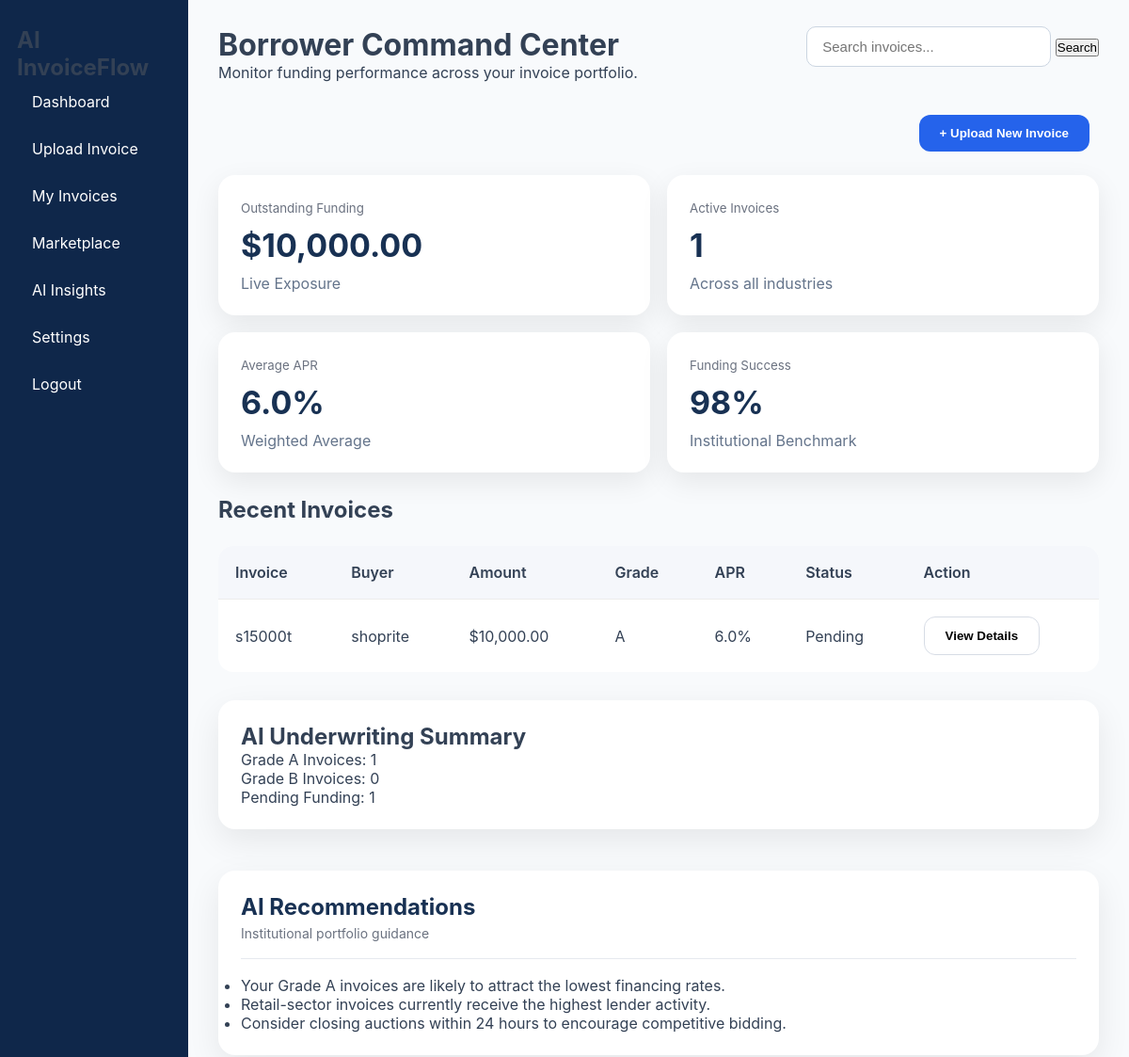
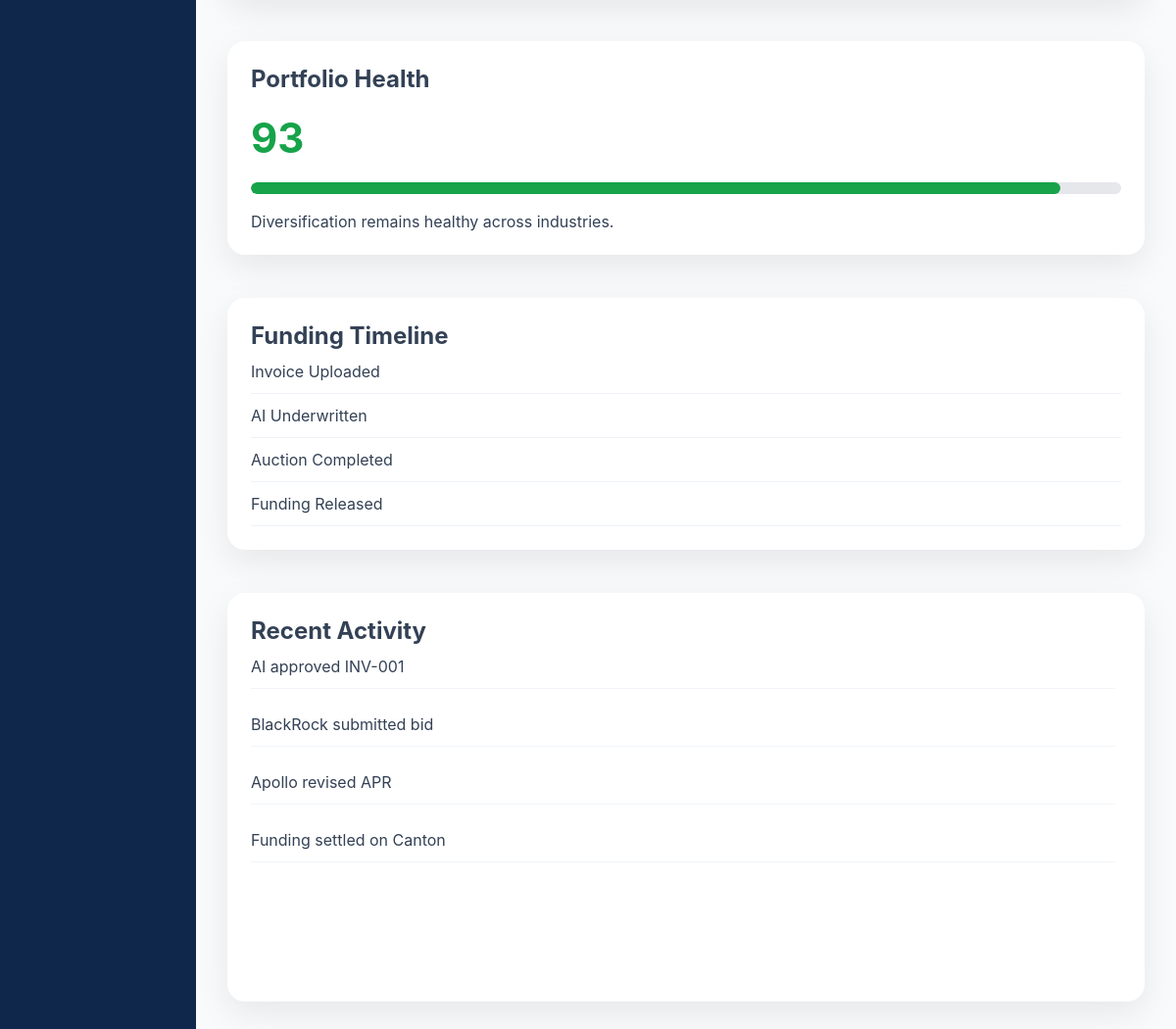
The page /borrower_dashboard (signed in) on the database its author committed (2 pictures, top to bottom).
### database/models.py (models this page shows)
class Invoice(db.Model):
    id = db.Column(db.Integer, primary_key=True)
    user_id = db.Column(
        db.Integer,
        db.ForeignKey("user.id")
    )
    amount = db.Column(db.Float)
    buyer = db.Column(db.String(200))
    due_date = db.Column(db.Date)
    risk_score = db.Column(db.Integer)
    status = db.Column(db.String(50))
    auction_end = db.Column(db.DateTime)
    created_at = db.Column(
        db.DateTime,
        default=datetime.utcnow
    )
    invoice_number = db.Column(db.String(100))
    industry = db.Column(db.String(100))
    ai_summary = db.Column(db.Text)
    invoice_number = db.Column(db.String(100))
    industry = db.Column(db.String(100))
    file_path = db.Column(db.String(255))
    grade = db.Column(db.String(5))
    apr = db.Column(db.Float)
    fraud_probability = db.Column(db.Float)
    funding_progress = db.Column(db.Float)
    auction_status = db.Column(
        db.String(20),
        default="Open"
    )
    private_ledger_id = db.Column(
        db.String(100),
        unique=True
    )
    auction_id = db.Column(
        db.String(100)
    )
    privacy_status = db.Column(
        db.String(30),
        default="Protected"
    )
    visibility = db.Column(
        db.String(30),
        default="Authorized Only"
    )
    auction_end = datetime.utcnow() + timedelta(hours=24)

### app.py (the view)
@app.route("/borrower_dashboard")
@login_required
def borrower_dashboard():
    invoices = Invoice.query.filter_by(
        user_id=current_user.id
    ).all()
    outstanding_amount = sum(
        invoice.amount
        for invoice in invoices
        if invoice.status != "Funded"
    )
    active_invoices = len(invoices)
    if invoices:
        average_apr = round(
            sum(invoice.apr for invoice in invoices) / len(invoices),
            1
        )
    else:
        average_apr = 0
    return render_template("borrower_dashboard.html",
        invoices=invoices,
        outstanding_amount=outstanding_amount,
        active_invoices=active_invoices,
        average_apr=average_apr)

### app.py (called while the page is built)
@login_manager.user_loader
def load_user(user_id):
    return db.session.get(
        User,
        int(user_id)
    )

### templates/borrower_dashboard.html (shortened to what this page needs)
<!DOCTYPE html>
<html>
<head>
    <link rel="stylesheet"
          href="{{ url_for('static', filename='dashboard.css') }}">
</head>
<body>
<div class="container">
    <div class="sidebar">
        <h2>AI InvoiceFlow</h2>
        <a href="/borrower_dashboard">Dashboard</a>
        <a href="/upload_invoice">Upload Invoice</a>
        <a href="/borrower_dashboard">My Invoices</a>
        <a href="/marketplace">Marketplace</a>
        <a href="#">AI Insights</a>
        <a href="#">Settings</a>
        <a href="/logout">Logout</a>
    </div>
    <div class="main">
        <div class="page-header">
            <div>
                <h1>
                    Borrower Command Center
                </h1>
                <p>
                    Monitor funding performance across your invoice portfolio.
                </p>
            </div>
            <div class="header-actions">
                <input
                        type="text"
                        placeholder="Search invoices..."
                        class="search-box">
                <button class="search-btn">
                    Search
                </button>
            </div>
        </div>
        <div class="page-upload">
            <a href="/upload_invoice">
                <button class="btn btn-primary">
                    + Upload New Invoice
                </button>
            </a>
        </div>
        <div class="stats-grid">
            <div class="kpi-card">
                <small>
                    Outstanding Funding
                </small>
                <h2>
                    ${{ "{:,.2f}".format(outstanding_amount) }}
                </h2>
                <span>
Live Exposure
</span>
            </div>
            <div class="kpi-card">
                <small>
                    Active Invoices
                </small>
                <h2>
                    {{ active_invoices }}
                </h2>
                <span>
Across all industries
</span>
            </div>
            <div class="kpi-card">
                <small>
                    Average APR
                </small>
                <h2>
                    {{ average_apr }}%
                </h2>
                <span>
Weighted Average
</span>
            </div>
            <div class="kpi-card">
                <small>
                    Funding Success
                </small>
                <h2>
                    98%
                </h2>
                <span>
Institutional Benchmark
</span>
            </div>
        </div>
        <div class="dashboard-body">
            <div class="dashboard-left">
                <h2>Recent Invoices</h2>
                <table class="institution-table">
                    <tr>
                        <th>Invoice</th>
                        <th>Buyer</th>
                        <th>Amount</th>
                        <th>Grade</th>
                        <th>APR</th>
                        <th>Status</th>
                        <th>Action</th>
                    </tr>
                    {% for invoice in invoices %}
                    <tr>
                        <td>{{ invoice.invoice_number }}</td>
                        <td>{{ invoice.buyer }}</td>
                        <td>${{ "{:,.2f}".format(invoice.amount) }}</td>
                        <td>{{ invoice.grade }}</td>
                        <td>{{ invoice.apr }}%</td>
                        <td>
                        <span class="status-{{ invoice.status|lower }}">
                        {{ invoice.status }}
                        </span>
                        </td>
                        <td>
                            <a href="{{ url_for('invoice_details',
                    invoice_id=invoice.id) }}">
                                <button class="btn btn-outline">
                                    View Details
                                </button>
                            </a>
                        </td>
                    </tr>
                    {% endfor %}
                </table>
            </div>
            <div class="dashboard-right">
                <div class="dashboard-card">
                    <h2>AI Underwriting Summary</h2>
                    <p>
                        Grade A Invoices:
                        {{ invoices | selectattr("grade","equalto","A") | list | length }}
                    </p>
                    <p>
                        Grade B Invoices:
                        {{ invoices | selectattr("grade","equalto","B") | list | length }}
                    </p>
                    <p>
                        Pending Funding:
                        {{ invoices | selectattr("status","equalto","Pending") | list | length }}
                    </p>
                </div>
                <div class="dashboard-card">
                    <div class="card-header">
                        <div>
                            <h2>
                                AI Recommendations
                            </h2>
                            <p>
                                Institutional portfolio guidance
                            </p>
                        </div>
                    </div>
                    <div class="card-divider"></div>
                    <ul>
                        <li>
                            Your Grade A invoices are likely to attract the lowest financing rates.
                        </li>
                        <li>
                            Retail-sector invoices currently receive the highest lender activity.
                        </li>
                        <li>
                            Consider closing auctions within 24 hours to encourage competitive bidding.
                        </li>
                    </ul>
                </div>
                <div class="dashboard-card">
                    <h2>
                        Portfolio Health
                    </h2>
                    <div class="portfolio-score">
                        93
                    </div>
                    <div class="health-progress">
                        <div
                                class="health-fill"
                                style="width:93%">
                        </div>
                    </div>
                    <p>
                        Diversification remains healthy across industries.
                    </p>
                </div>
                <div class="dashboard-card">
                    <h2>
                        Funding Timeline
                    </h2>
                    <div class="timeline-item">
                        Invoice Uploaded
                    </div>
                    <div class="timeline-item">
                        AI Underwritten
                    </div>
                    <div class="timeline-item">
                        Auction Completed
                    </div>
                    <div class="timeline-item">
                        Funding Released
                    </div>
                </div>
                <div class="dashboard-card">
                    <h2>
                        Recent Activity
                    </h2>
                    <div class="activity-feed">
                        <div>
                            AI approved INV-001
                        </div>
                        <div>
                            BlackRock submitted bid
                        </div>
                        <div>
                            Apollo revised APR
                        </div>
                        <div>
                            Funding settled on Canton
                        </div>
                    </div>
                </div>
            </div>
        </div>
    </div>
</div>
</body>
</html>

### static/dashboard.css (style rules this page uses)
:root { --navy:#071C38; --navy-2:#102B53; --primary:#2563EB; --primary-hover:#1D4ED8; --primary-soft:#EEF5FF; --success:#16A34A; --success-soft:#ECFDF5; --warning:#D97706; --warning-soft:#FEF3C7; --danger:#DC2626; --background:#F5F8FC; --card:#FFFFFF; --border:#E2E8F0; --heading:#0F172A; --text:#334155; --muted:#64748B; --shadow-sm: 0 2px 8px rgba(15,23,42,.05); --shadow: 0 12px 35px rgba(15,23,42,.08); --radius:18px; }
* { margin:0; padding:0; box-sizing:border-box; }
html { height:100%; scroll-behavior:smooth; }
body { height:100%; overflow:hidden; background:var(--background); font-family: Inter, "Segoe UI", sans-serif; color:var(--text); }
.container { display:flex; min-height:100vh; width:100%; overflow:hidden; background:#F8FAFC; }
.sidebar { width:200px; min-width:200px; background:#0F274A; padding:28px 18px; display:flex; flex-direction:column; }
.sidebar a { display:flex; align-items:center; gap:12px; padding:12px 16px; margin-bottom:6px; font-size:16px; border-radius:14px; color:white; text-decoration:none; transition:.25s; }
.main { flex:1; padding:28px 32px; overflow-y:auto; overflow-x:hidden; width:calc(100vw - 200px); box-sizing:border-box; height:100vh; }
.dashboard-card { background:#ffffff; border-radius:18px; padding:24px; box-shadow:0 12px 35px rgba(0,0,0,.08); transition:.25s ease; margin-bottom:24px; }
.card-header { display:flex; justify-content:space-between; align-items:center; margin-bottom:16px; }
.card-header h2 { margin:0; font-size:24px; color:#183153; }
.card-header p { margin-top:5px; color:#6b7280; font-size:14px; }
.card-divider { height:1px; background:#e6e9ef; margin:18px 0; }
.btn { display:inline-flex; align-items:center; justify-content:center; gap:8px; padding:12px 22px; border:none; border-radius:12px; font-weight:600; cursor:pointer; transition:.25s; text-decoration:none; }
.btn-primary { background:#2563eb; color:white; }
.btn-outline { border:1px solid #d7dce5; background:white; }
.stats-grid { display:grid; grid-template-columns:repeat(auto-fit,minmax(180px,1fr)); gap:18px; margin-bottom:25px; }
.timeline-item { display:flex; align-items:flex-start; gap:16px; }
.activity-feed { height:340px; overflow-y:auto; display:flex; flex-direction:column; gap:14px; padding-right:6px; }
.page-header { display:flex; justify-content:space-between; align-items:flex-start; gap:40px; margin-bottom:35px; width:100%; }
.kpi-card { background:white; padding:24px; border-radius:18px; box-shadow:0 10px 30px rgba(0,0,0,.08); }
.kpi-card { background:white; border-radius:18px; padding:24px; box-shadow:0 10px 30px rgba(0,0,0,.08); }
.kpi-card small { color:#6b7280; }
.kpi-card h2 { margin:10px 0; color:#183153; font-size:34px; }
.kpi-card span { color:#64748b; }
.institution-table { width:100%; border-collapse:collapse; background:white; border-radius:16px; overflow:hidden; }
.institution-table th { background:#f5f7fb; padding:18px; font-weight:600; text-align:left; }
.institution-table td { padding:18px; border-top:1px solid #ececec; }
.timeline-item { padding:14px 0; border-bottom:1px solid #E5E7EB; }
.activity-feed div { padding:12px 0; border-bottom:1px solid #F1F5F9; }
.health-fill { height:100%; background:#16A34A; border-radius:50px; }
.search-box { width:260px; padding:12px 16px; border:1px solid #CBD5E1; border-radius:10px; font-size:15px; outline:none; transition:.25s; }
.page-upload { display:flex; justify-content:flex-end; margin-bottom:25px; padding-right:10px; }
.dashboard-body { display:grid; grid-template-columns:2fr 1fr; gap:30px; align-items:start; margin-top:25px; }
.dashboard-left { display:flex; flex-direction:column; gap:24px; min-width:0; }
.dashboard-right { display:flex; flex-direction:column; gap:20px; }
.portfolio-score { font-size:42px; font-weight:700; color:#16A34A; margin:20px 0; }
.health-progress { height:12px; background:#E5E7EB; border-radius:50px; overflow:hidden; margin-bottom:18px; }
.timeline-item { padding:12px 0; border-bottom:1px solid #EEF2F7; }
@media (max-width:1200px) { .dashboard-body { grid-template-columns:1fr; } }
@media (max-width:1200px) { .stats-grid { grid-template-columns:repeat(2,1fr); } }
.dashboard-card, .kpi-card, .institution-table { animation:fadeUp .45s ease; }
.sidebar a { transition:.2s; }
.btn { transition:.2s; }
.search-box { transition:.2s; }

### rows shown on the page
Invoice: invoice_number "s15000t", buyer "shoprite", amount "10,000.00", grade "A", apr "6.0", status "Pending"

### other values the page prints
{{ "{:,.2f}".format(outstanding_amount) }} "10,000.00"
{{ active_invoices }} "1"
{{ average_apr }} "6.0"
{{ invoices | selectattr("grade","equalto","A") | list | length }} "1"
{{ invoices | selectattr("grade","equalto","B") | list | length }} "0"
{{ invoices | selectattr("status","equalto","Pending") | list | length }} "1"
